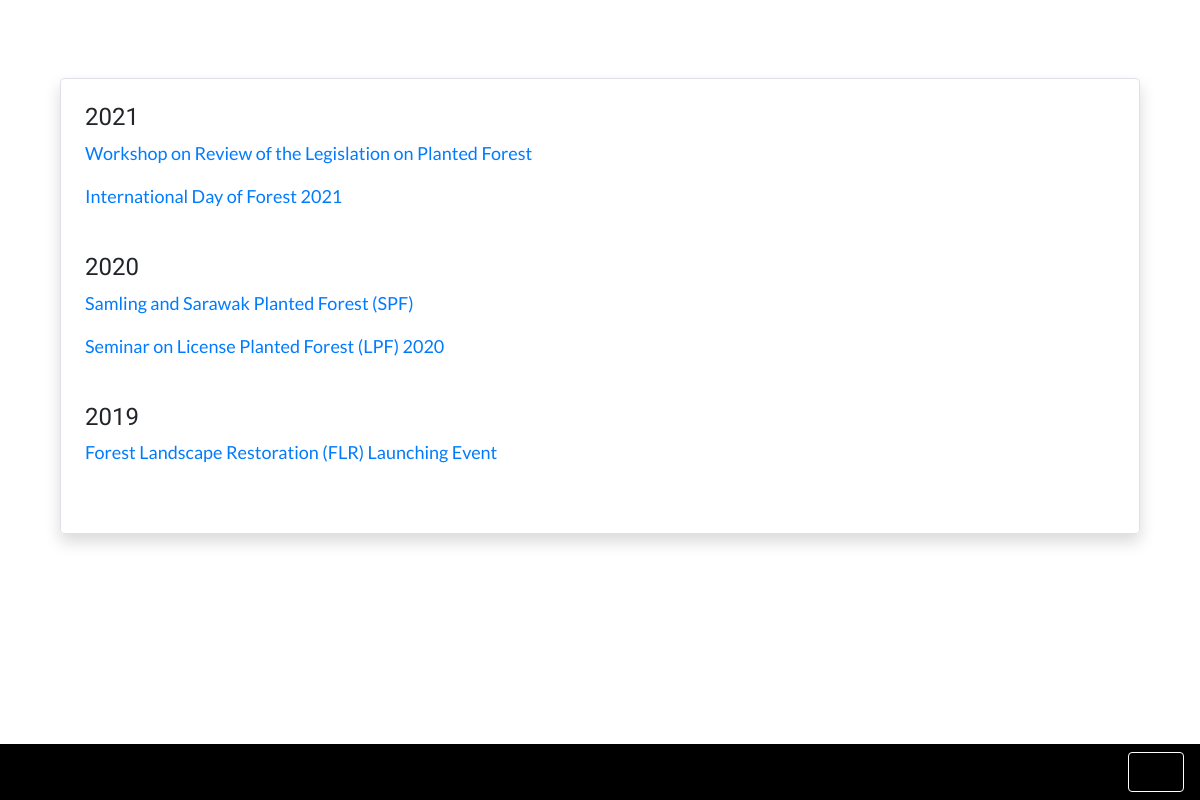
Screenshot of /activity/corporate_index/ with the database file from the repository.
### activity/models.py (models this page shows, shortened)
class Activity(models.Model):
	date_created = models.DateTimeField(auto_now_add=True)
	date_held = models.CharField(max_length=100)
	year = models.CharField(max_length=10, choices=YEAR_CHOICES, default="2021")
	activity_type = models.CharField(max_length=50, choices=ACTIVITY_CHOICES, default='PLANTING')
	name = models.CharField(max_length=200)
	location = models.CharField(max_length=100)
	participant = models.CharField(max_length=200)
	description = models.TextField()
	activity_img = models.ImageField('Activity image', null=True, blank=True, upload_to='activity_img/')
	class Meta:
		ordering = ['-date_created']

### activity/views.py (the view)
# urls.py: path('corporate_index/', corporate_index, name='corporate_index'),
def corporate_index(request):
	corporate_2021_index = data_object.filter(year__icontains='2021').filter(activity_type__icontains='corporate')
	corporate_2020_index = data_object.filter(year__icontains='2020').filter(activity_type__icontains='corporate')
	corporate_2019_index = data_object.filter(year__icontains='2019').filter(activity_type__icontains='corporate')
	corporate_2018_index = data_object.filter(year__icontains='2018').filter(activity_type__icontains='corporate')
	corporate_2017_index = data_object.filter(year__icontains='2017').filter(activity_type__icontains='corporate')
	return render(request, 'activity/corporate_index.html', {
			'corporate_2021_index':corporate_2021_index,
			'corporate_2020_index':corporate_2020_index,
			'corporate_2019_index':corporate_2019_index,
			'corporate_2018_index':corporate_2018_index,
			'corporate_2017_index':corporate_2017_index
		})

### activity/templates/activity/corporate_index.html
{% extends 'base_en.html' %}
{% block content %}
<br>
<br>
<div class="custom-div fade-in border rounded shadow mt-4 p-4">
	<h4>2021</h4>
	{% if corporate_2021_index %}
		{% for post in corporate_2021_index %}
		<a href="{% url 'activity_detail' post.pk %}">
			<p>{{ post.name }}</p>
		</a>
		{% endfor %}
	{% else %}
	<p>No activity yet</p>
	{% endif %}
	<br>
	<h4>2020</h4>
	{% if corporate_2020_index %}
		{% for post in corporate_2020_index %}
		<a href="{% url 'activity_detail' post.pk %}">
			<p>{{ post.name }}</p>
		</a>
		{% endfor %}
	{% else %}
	<p>No activity yet</p>
	{% endif %}
	<br>
	<h4>2019</h4>
	{% if corporate_2019_index %}
		{% for post in corporate_2019_index %}
		<a href="{% url 'activity_detail' post.pk %}">
			<p>{{ post.name }}</p>
		</a>
		{% endfor %}
	{% else %}
	<p>No activity yet</p>
	{% endif %}
	<br>
</div>
{% endblock %}

### jrlcd/static/css/main.css (style rules this page uses)
@media screen and (min-width: 600px) { .custom-div { margin: auto; width: 90%; } }
body { font-family: 'Lato', sans-serif; font-size: 18px; }
h1, h2, h3, h4, h5, h6 { font-family: 'Cardo', serif; }
.fade-in { animation: fadeIn linear 1s; -webkit-animation: fadeIn linear 1s; -moz-animation: fadeIn linear 1s; -o-animation: fadeIn linear 1s; -ms-animation: fadeIn linear 1s; }

### rows the page displays
Activity: name "Workshop on Review of the Legislation on Planted Forest"
Activity: name "International Day of Forest 2021"
Activity: name "Samling and Sarawak Planted Forest (SPF)"
Activity: name "Seminar on License Planted Forest (LPF) 2020"
Activity: name "Forest Landscape Restoration (FLR) Launching Event"
